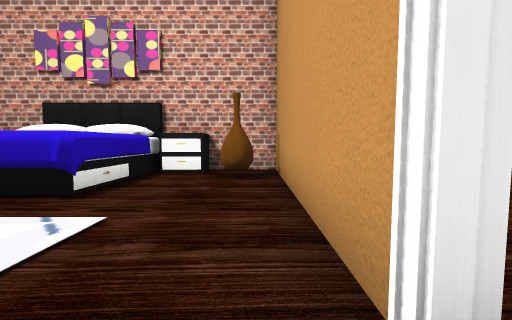
View 1 (above)

15 first-person views from a walk through a scene from a Unity 3-D project. The camera is 1.4 m above the floor, tilts 4° down and sees 90° across. The floor is counted in squares, 1.8 m on a side. Each view is taken from the middle of a square. On the plan, view 1 faces up. The plan holds only what a view shows up to about 10 squares ahead; the rest is blank. The player is left out. Door leaves are left out, so doorways stand open. Some surface patterns are stand-ins.

View 2
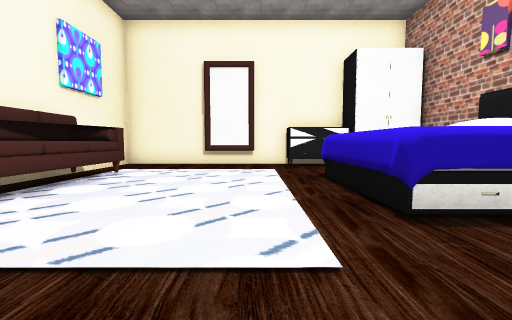

View 3
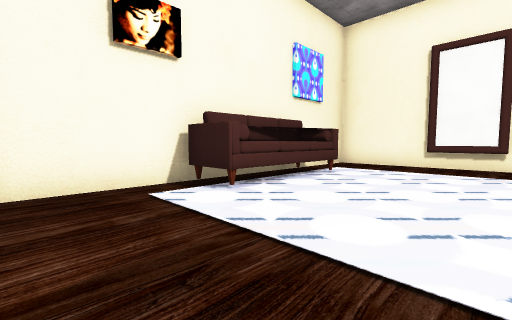

View 4
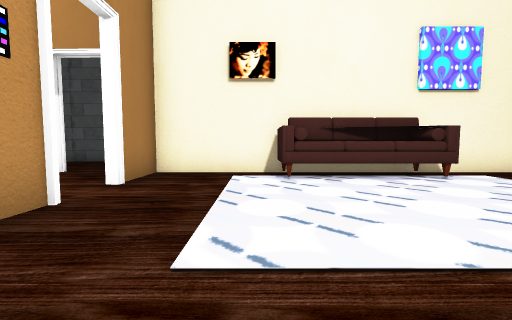

View 5
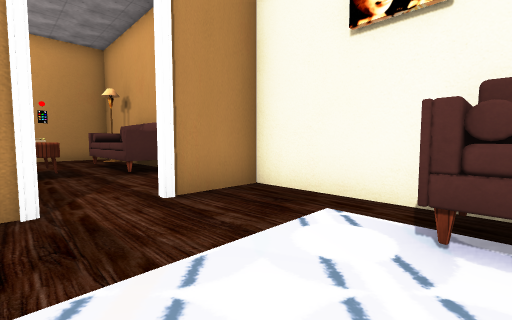

View 6
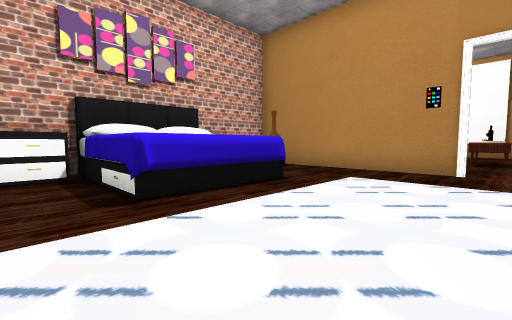

View 7
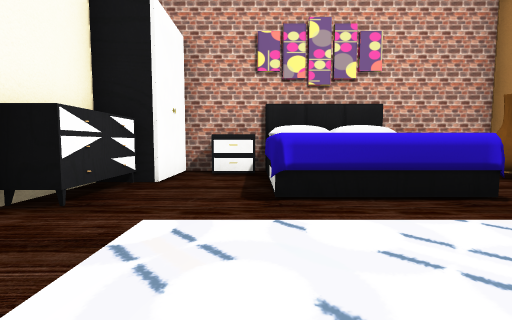

View 8
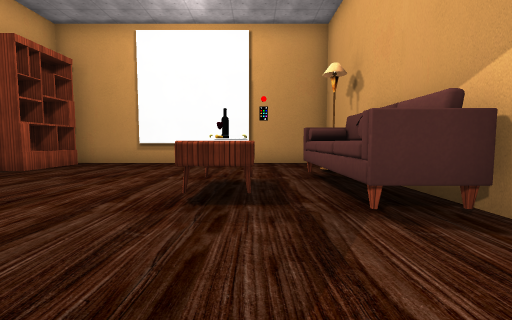

View 9
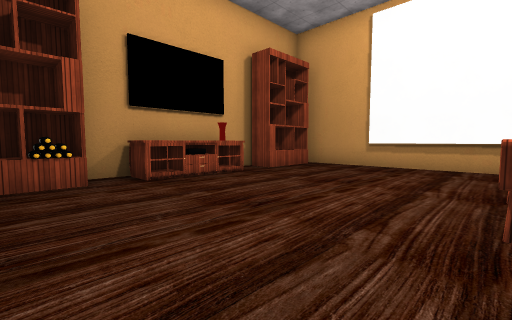

View 10
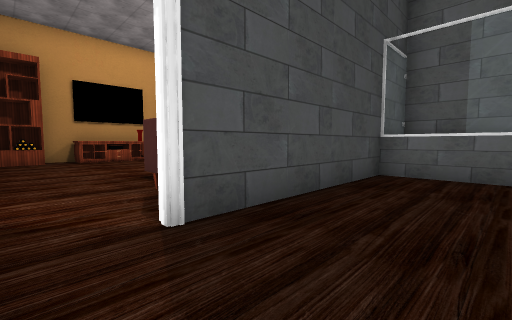

View 11
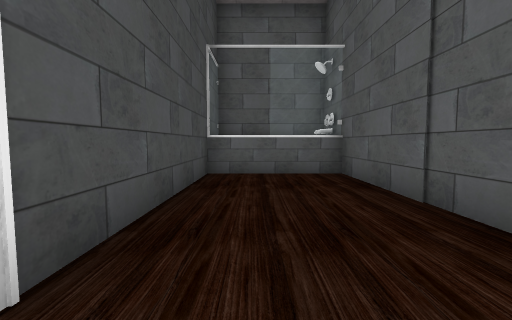

View 12
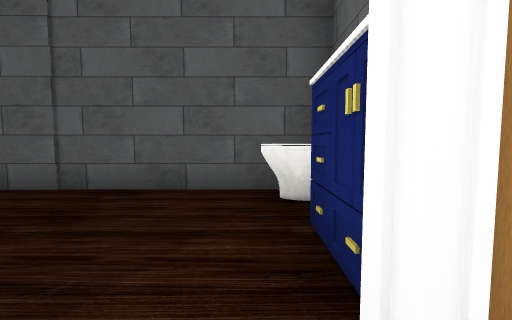

View 13
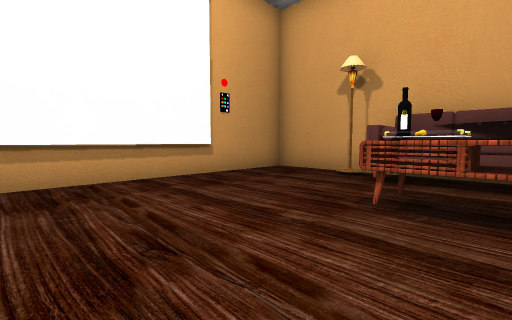

View 14
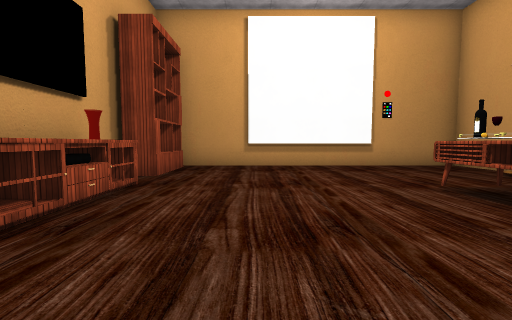

View 15
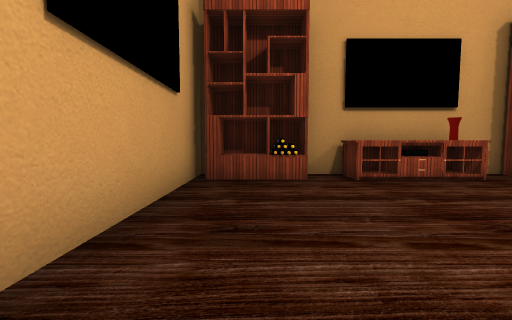

### Floor plan
Points are (right, up) in squares from view 1. A wall is a line through its corners. A room is listed if a view was taken in it or the views show most of it. See-through windows are left out.
Room 1 (views 1, 2, 3, 4, 5, 6, 7, 8)
walls: (0.9, 0.7) (0.6, 0.7) (0.6, 7.2); (-9.2, 3.5) (-9.2, -2.6) (1.8, -2.6); (-5.6, 7.2) (-8, 7.2); (0.6, -2.9) (0.6, -0.7) (0.9, -0.7); (0.7, 7.2) (0.7, 5.5); (0.9, 7.2) (-1.4, 7.2)
ways out: opening at (1, 0) to room 2
objects: mirror (-9, 1); dresser (-9, 4); nightstand (-7, 7); other object (-6, -2) to (-3, -1); other object (-5, 4) to (-3, 7); nightstand (-2, 6) to (-2, 7); vase (-1, 6) to (0, 6); shelf (1, 6) to (2, 7)
Room 2 (views 9, 10, 11, 12, 13, 14, 15)
walls: (6.6, -2.6) (10.5, -2.6) (10.5, 6.8); (3, -2.6) (4.5, -2.6); (4.5, 7.2) (3.4, 7.2); (8.2, 7.2) (6.4, 7.2); (8.3, -5.5) (8.3, -2.8) (3, -2.8); (0.7, 5.5) (0.7, 2.2); (1, -6.2) (8.2, -6.2)
ways out: opening at (1, 0) to room 1; open door at (8, -3.5)
objects: toilet (1, -5); other object (1, -4); bottle (3, 7); other object (4, -2) to (7, -1); table (5, 0) to (6, 1); table (5, 7); bottle (6, 1); other object (9, -6); shelf (9, 7)

Positions as (right, up) in squares from view 1, and headings:
1: (0, 0), facing up
2: (0, 2), facing left
3: (0, 2), facing down-left
4: (-2, 4), facing down
5: (-3, 1), facing down-right
6: (-7, 0), facing up-right
7: (-6, 0), facing up
8: (1, 0), facing right
9: (2, 1), facing up-right
10: (2, -5), facing up-right
11: (2, -4), facing right
12: (2, -2), facing down
13: (5, 4), facing down-right
14: (2, 4), facing right
15: (2, 1), facing up
